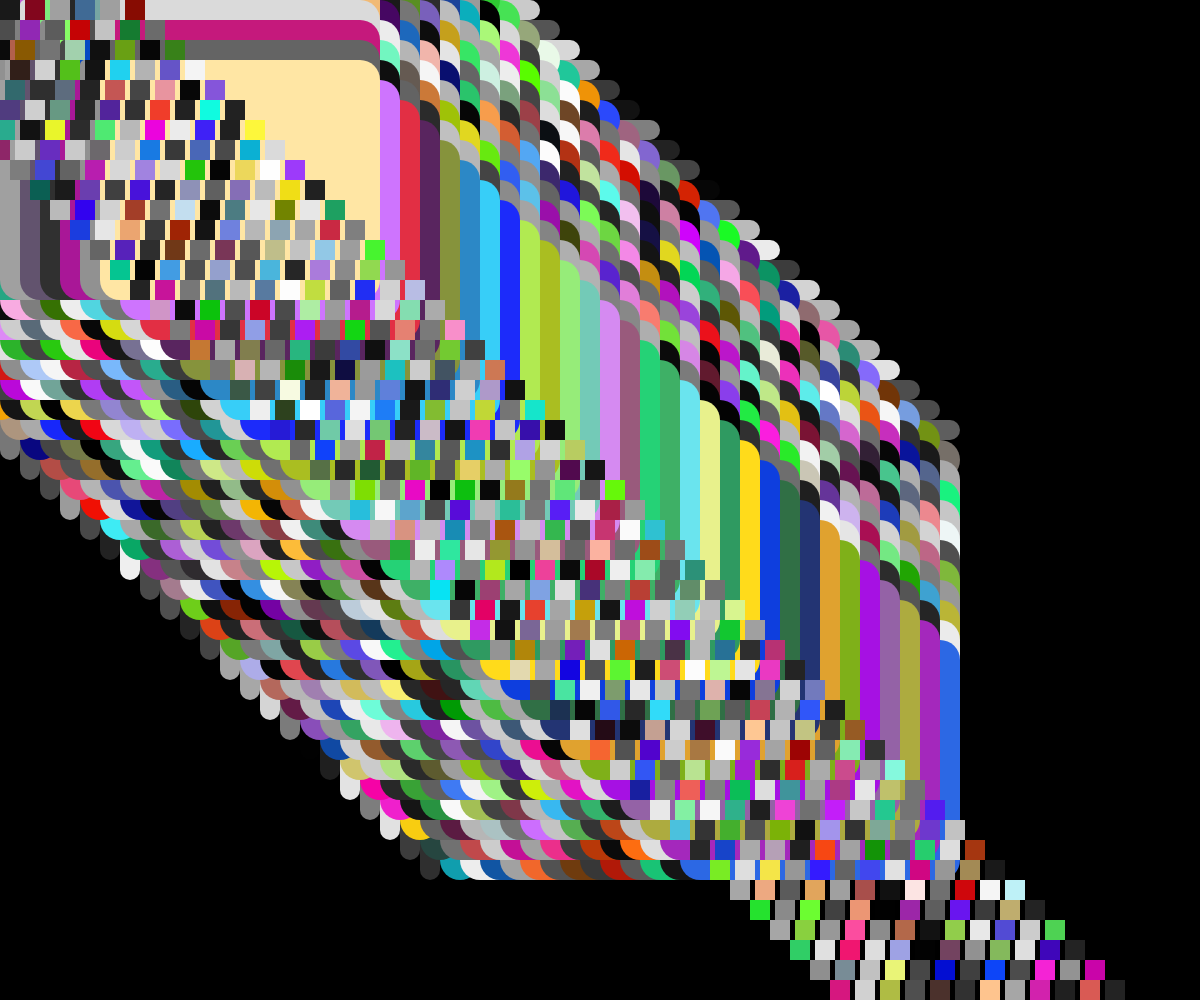
Frame 1 (no input)
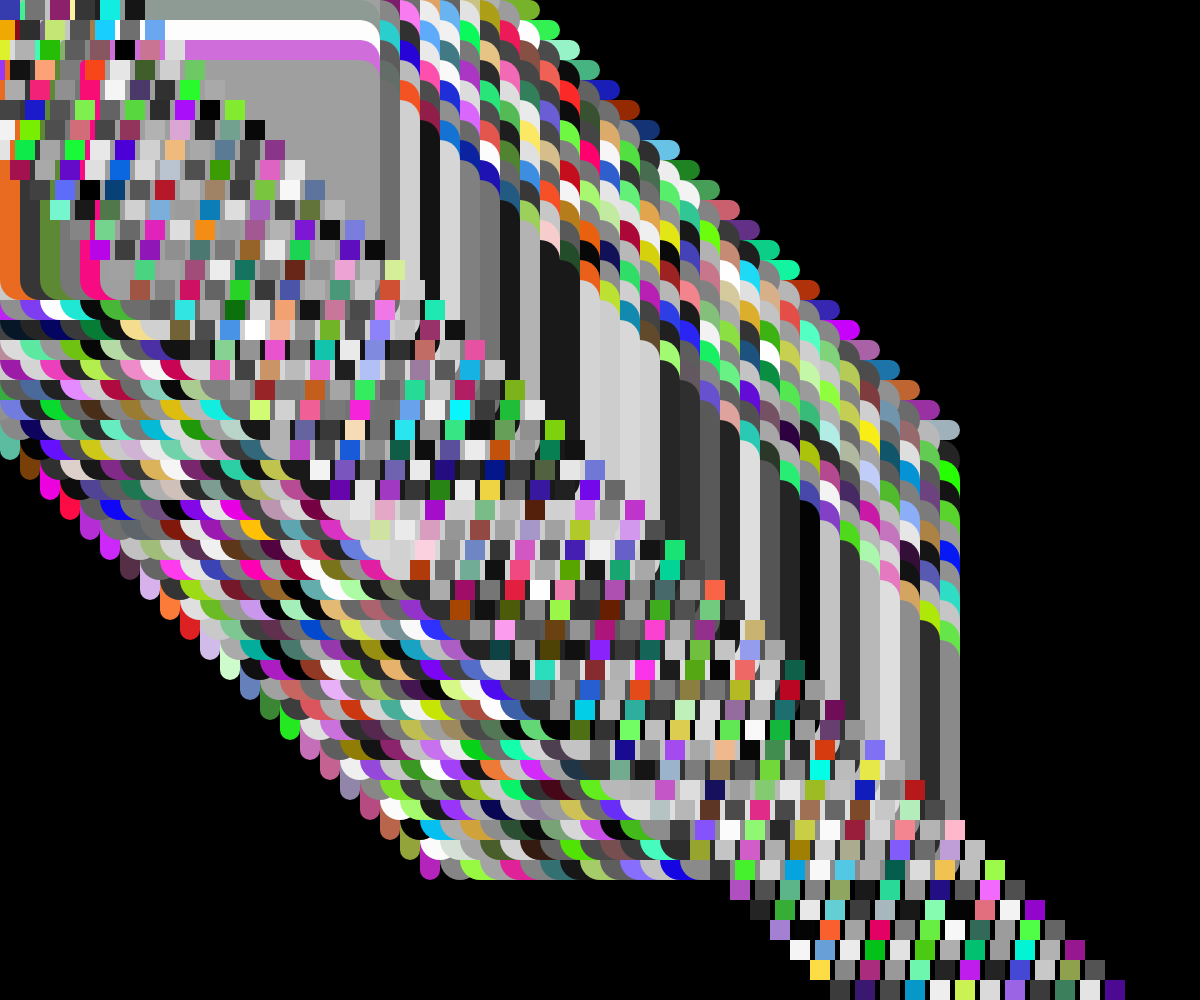
Frame 2 (the mouse pressed at the canvas centre, redrawn once)

The p5.js sketch that drew these frames (run headless with seeded random() and noise() and a simulated clock; the mouse was pressed at the canvas centre and the sketch redrawn once):

// p5.js sketch
// ── sketch.js
// Project Title
// Your Name
// Date
//
// Extra for Experts:
// - describe what you did to take this project "above and beyond"
const squareSize = 20;
const dDouble = 20;
const Cube = 20;
let black = 0;
function setup() {
  createCanvas(windowWidth, windowHeight);
  //rectMode(CENTER);
  noLoop();
}
function drawRecttop(OffSet) {
  for (let b = 0; b < width / 4; b += Cube) {
    for (let y = 0; y < height / 4; y += Cube) {
      noStroke();
      setFill();
      rect(b - OffSet, y - OffSet, b, y, Cube/4, Cube);
    }
  }
  setFill();
}
function drawRectbottom(offSet) {
  for (let a = 500; a < width/4; a += dDouble) {
    for (let s = 0; s < height/4; s += dDouble) {
      noStroke();
      setFill();
      rect(a - offSet, s + offSet, a,s, dDouble/4, dDouble);
    }
  }
  setFill();
}

function drawRectangles(offset) {
  for (let x = 0; x < width; x += squareSize) {
    noStroke();
    setFill();
    rect(x + offset, x, squareSize, squareSize);
  }
  setFill();

}

function draw() {
  background(0);
  for (let b = -400; b < 200; b += 20) {
    drawRecttop(b);
  }
  for (let a = -250; a < 400; a += 20) {
    drawRectbottom(a);
  }
  for (let x = -150; x < 150; x += 25) {
    drawRectangles(x);
  }
}

function setFill() {
  if (black === 0) {
    fill(random(255), random(255), random(255));
    black = 1;
  }
  else {
    fill(random(255));
    black = 0;
  }
}
